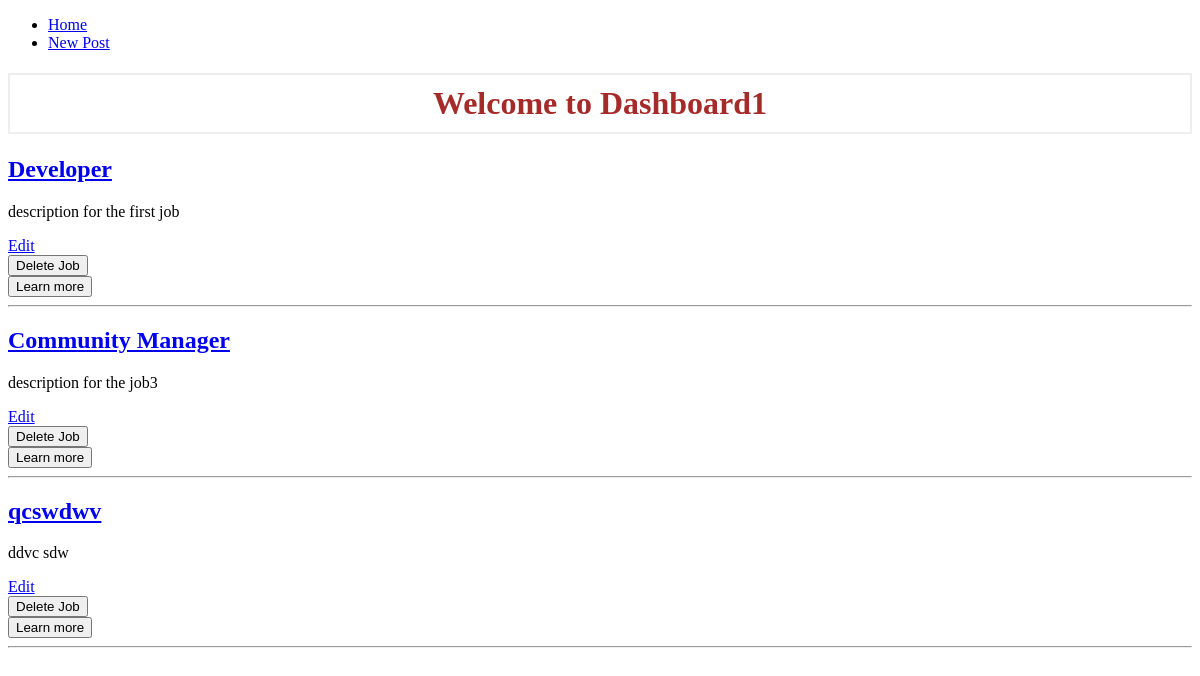
Before: / with the older database file.
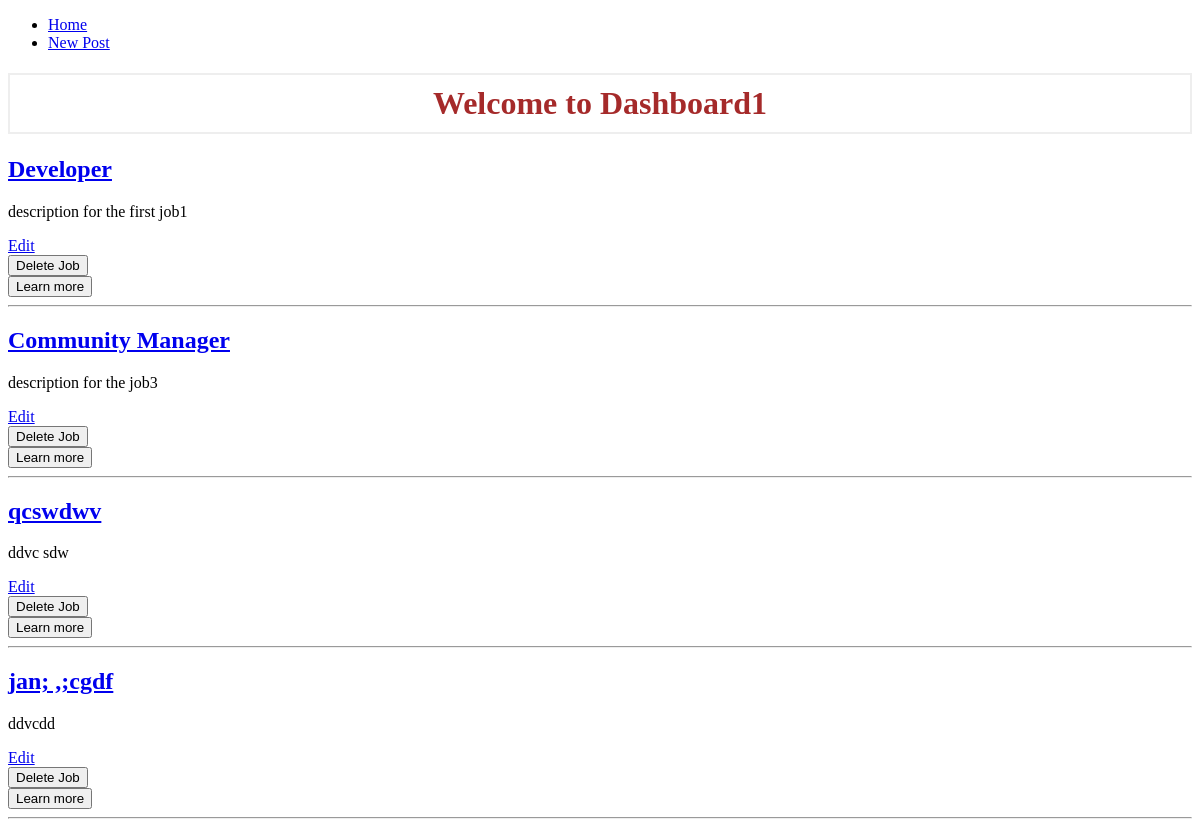
After: the same page with the newer database file.
### tables this page shows
CREATE TABLE jobs (
    job_id INTEGER PRIMARY KEY AUTOINCREMENT,
    created TIMESTAMP NOT NULL DEFAULT CURRENT_TIMESTAMP,
    title TEXT NOT NULL,
    location TEXT NOT NULL,
    postalcode TEXT NOT NULL,
    contract TEXT NOT NULL,
    worktime TEXT NOT NULL,
    userstate TEXT NOT NULL,
    description TEXT NOT NULL,
    salary TEXT NOT NULL,
    category_id INTEGER,
    company_id INTEGER,
    FOREIGN KEY(category_id) REFERENCES categories(category_id),
    FOREIGN KEY(company_id) REFERENCES companies(company_id)
);

### server.py (the view)
@app.route("/")
def index():
    conn = get_db_connection()
    jobs = conn.execute('SELECT * FROM jobs').fetchall()
    conn.close()
    return render_template('index.html', jobs=jobs)

### server.py (called while the page is built)
def get_db_connection():
    conn = sqlite3.connect('database.db')
    conn.row_factory = sqlite3.Row
    return conn

### templates/index.html
{% extends 'bases.html' %}
{% block content %}
<h1>{% block title %} Welcome to Dashboard1{% endblock %}</h1>
{% for job in jobs %}
    <a href="{{ url_for('job', job_id=job['job_id']) }}">
      <h2>{{ job['title'] }}</h2>
    </a>
      <p>{{ job['description'] }}</p>
    <a href="{{ url_for('edit', id=job['job_id']) }}">
        <span>Edit</span>
    </a>
  <form action="{{ url_for('delete', id=job['job_id']) }}" method="POST">
      <input type="submit" value="Delete Job"
              onclick="return confirm('Are you sure you want to delete this job?')">
  </form>
  <button>Learn more</button>
  <hr>
{% endfor %}
{% endblock %}

### templates/bases.html (shortened to what this page needs)
<!DOCTYPE html>
<html lang="en">
<head>
  <link rel="stylesheet" href="../static/css//style.css">
</head>
<body>
  <nav class="navbar navbar-expand-md navbar-light bg-light">
  <div class="collapse navbar-collapse" id="navbarNav">
      <ul class="navbar-nav">
      <li class="nav-item">
          <a class="nav-link" href="{{url_for('index')}}">Home</a>
      </li>
      <li class="nav-item">
          <a class="nav-link" href="{{url_for('create')}}">New Post</a>
      </li>
      </ul>
  </div>
  </nav>
  <div>
    {% block content %} {% endblock %}
  </div>
</body>
</html>

### static/css/style.css (style rules this page uses)
h1 { border: 2px #eee solid; color: brown; text-align: center; padding: 10px; }

Changed rows visible on the page:
changed jobs "Developer": description "description for the first job" → "description for the first job1"
added jobs: title "jan; ,;cgdf", description "ddvcdd"
